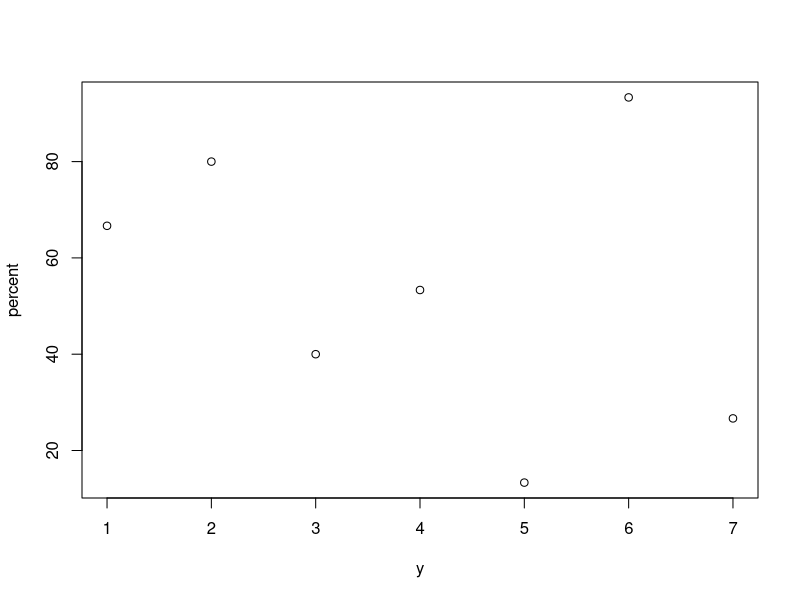

Write the R code that produced this figure.
## ---- chunk 1
knitr::opts_chunk$set(echo = FALSE)
## ---- chunk 2
x<-c(2,4,6,8,10,12,14)
## ---- chunk 3
y<-c(5,7,3,4,1,2,6)

## ---- chunk 4
fraction <- x/15
percent <- fraction*100
## ---- chunk 5
plot(y,percent)
